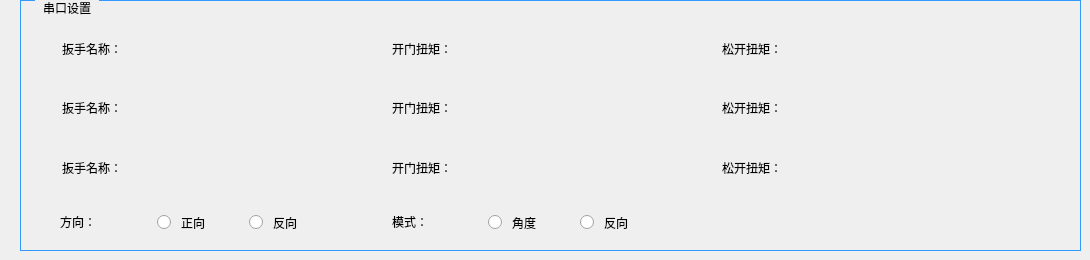
        <widget class="QWidget" name="page_30">
         <widget class="QGroupBox" name="groupBox_33">
          <property name="geometry">
           <rect>
            <x>20</x>
            <y>0</y>
            <width>1061</width>
            <height>251</height>
           </rect>
          </property>
          <property name="styleSheet">
           <string notr="true">QGroupBox {
    font: 14pt &quot;黑体&quot;;
    margin-top: 1ex;
    border-width:0.5px;  
    border-style:solid;
    border-color: rgb(51, 153, 255);  
}

QGroupBox::title {
    subcontrol-origin: margin;
    subcontrol-position: top left;
    left:15px;      
    margin-left: 5px;
    margin-right: 5px;
    padding:1px;
}</string>
          </property>
          <property name="title">
           <string>串口设置</string>
          </property>
          <widget class="QLabel" name="label_212">
           <property name="geometry">
            <rect>
             <x>42</x>
             <y>37</y>
             <width>92</width>
             <height>23</height>
            </rect>
           </property>
           <property name="styleSheet">
            <string notr="true">font: 14pt &quot;黑体&quot;;</string>
           </property>
           <property name="text">
            <string>扳手名称：</string>
           </property>
          </widget>
          <widget class="QLabel" name="label_213">
           <property name="geometry">
            <rect>
             <x>702</x>
             <y>37</y>
             <width>92</width>
             <height>23</height>
            </rect>
           </property>
           <property name="styleSheet">
            <string notr="true">font: 14pt &quot;黑体&quot;;</string>
           </property>
           <property name="text">
            <string>松开扭矩：</string>
           </property>
          </widget>
          <widget class="QLabel" name="label_214">
           <property name="geometry">
            <rect>
             <x>372</x>
             <y>37</y>
             <width>92</width>
             <height>23</height>
            </rect>
           </property>
           <property name="styleSheet">
            <string notr="true">font: 14pt &quot;黑体&quot;;</string>
           </property>
           <property name="text">
            <string>开门扭矩：</string>
           </property>
          </widget>
          <widget class="QLabel" name="label_215">
           <property name="geometry">
            <rect>
             <x>702</x>
             <y>96</y>
             <width>92</width>
             <height>23</height>
            </rect>
           </property>
           <property name="styleSheet">
            <string notr="true">font: 14pt &quot;黑体&quot;;</string>
           </property>
           <property name="text">
            <string>松开扭矩：</string>
           </property>
          </widget>
          <widget class="QLabel" name="label_216">
           <property name="geometry">
            <rect>
             <x>42</x>
             <y>96</y>
             <width>92</width>
             <height>23</height>
            </rect>
           </property>
           <property name="styleSheet">
            <string notr="true">font: 14pt &quot;黑体&quot;;</string>
           </property>
           <property name="text">
            <string>扳手名称：</string>
           </property>
          </widget>
          <widget class="QLabel" name="label_217">
           <property name="geometry">
            <rect>
             <x>372</x>
             <y>96</y>
             <width>92</width>
             <height>23</height>
            </rect>
           </property>
           <property name="styleSheet">
            <string notr="true">font: 14pt &quot;黑体&quot;;</string>
           </property>
           <property name="text">
            <string>开门扭矩：</string>
           </property>
          </widget>
          <widget class="QLabel" name="label_218">
           <property name="geometry">
            <rect>
             <x>702</x>
             <y>156</y>
             <width>92</width>
             <height>23</height>
            </rect>
           </property>
           <property name="styleSheet">
            <string notr="true">font: 14pt &quot;黑体&quot;;</string>
           </property>
           <property name="text">
            <string>松开扭矩：</string>
           </property>
          </widget>
          <widget class="QLabel" name="label_219">
           <property name="geometry">
            <rect>
             <x>42</x>
             <y>156</y>
             <width>92</width>
             <height>23</height>
            </rect>
           </property>
           <property name="styleSheet">
            <string notr="true">font: 14pt &quot;黑体&quot;;</string>
           </property>
           <property name="text">
            <string>扳手名称：</string>
           </property>
          </widget>
          <widget class="QLabel" name="label_220">
           <property name="geometry">
            <rect>
             <x>372</x>
             <y>156</y>
             <width>92</width>
             <height>23</height>
            </rect>
           </property>
           <property name="styleSheet">
            <string notr="true">font: 14pt &quot;黑体&quot;;</string>
           </property>
           <property name="text">
            <string>开门扭矩：</string>
           </property>
          </widget>
          <widget class="QLabel" name="label_221">
           <property name="geometry">
            <rect>
             <x>40</x>
             <y>210</y>
             <width>61</width>
             <height>23</height>
            </rect>
           </property>
           <property name="styleSheet">
            <string notr="true">font: 14pt &quot;黑体&quot;;</string>
           </property>
           <property name="text">
            <string>方向：</string>
           </property>
          </widget>
          <widget class="QLabel" name="label_222">
           <property name="geometry">
            <rect>
             <x>372</x>
             <y>210</y>
             <width>61</width>
             <height>23</height>
            </rect>
           </property>
           <property name="styleSheet">
            <string notr="true">font: 14pt &quot;黑体&quot;;</string>
           </property>
           <property name="text">
            <string>模式：</string>
           </property>
          </widget>
          <widget class="QRadioButton" name="Line_radioButton_15">
           <property name="geometry">
            <rect>
             <x>229</x>
             <y>210</y>
             <width>86</width>
             <height>25</height>
            </rect>
           </property>
           <property name="focusPolicy">
            <enum>Qt::NoFocus</enum>
           </property>
           <property name="styleSheet">
            <string notr="true">QRadioButton{
   font: 14pt &quot;黑体&quot;;
   spacing: 10 
}  

QRadioButton::indicator { 
   width: 25px;
   height: 25px;
   image: url(:/LCD_CS351/LCD_CS351/logo/Radio.png);
}

QRadioButton::indicator:checked { 
image: url(:/LCD_CS351/LCD_CS351/logo/Radio_check.png);
}</string>
           </property>
           <property name="text">
            <string>反向</string>
           </property>
          </widget>
          <widget class="QRadioButton" name="Line_radioButton_16">
           <property name="geometry">
            <rect>
             <x>137</x>
             <y>210</y>
             <width>86</width>
             <height>25</height>
            </rect>
           </property>
           <property name="focusPolicy">
            <enum>Qt::NoFocus</enum>
           </property>
           <property name="styleSheet">
            <string notr="true">QRadioButton{
   font: 14pt &quot;黑体&quot;;
   spacing: 10 
}  

QRadioButton::indicator { 
   width: 25px;
   height: 25px;
   image: url(:/LCD_CS351/LCD_CS351/logo/Radio.png);
}

QRadioButton::indicator:checked { 
image: url(:/LCD_CS351/LCD_CS351/logo/Radio_check.png);
}</string>
           </property>
           <property name="text">
            <string>正向</string>
           </property>
          </widget>
          <widget class="QRadioButton" name="Line_radioButton_17">
           <property name="geometry">
            <rect>
             <x>560</x>
             <y>210</y>
             <width>86</width>
             <height>25</height>
            </rect>
           </property>
           <property name="focusPolicy">
            <enum>Qt::NoFocus</enum>
           </property>
           <property name="styleSheet">
            <string notr="true">QRadioButton{
   font: 14pt &quot;黑体&quot;;
   spacing: 10 
}  

QRadioButton::indicator { 
   width: 25px;
   height: 25px;
   image: url(:/LCD_CS351/LCD_CS351/logo/Radio.png);
}

QRadioButton::indicator:checked { 
image: url(:/LCD_CS351/LCD_CS351/logo/Radio_check.png);
}</string>
           </property>
           <property name="text">
            <string>反向</string>
           </property>
          </widget>
          <widget class="QRadioButton" name="Line_radioButton_18">
           <property name="geometry">
            <rect>
             <x>468</x>
             <y>210</y>
             <width>86</width>
             <height>25</height>
            </rect>
           </property>
           <property name="focusPolicy">
            <enum>Qt::NoFocus</enum>
           </property>
           <property name="styleSheet">
            <string notr="true">QRadioButton{
   font: 14pt &quot;黑体&quot;;
   spacing: 10 
}  

QRadioButton::indicator { 
   width: 25px;
   height: 25px;
   image: url(:/LCD_CS351/LCD_CS351/logo/Radio.png);
}

QRadioButton::indicator:checked { 
image: url(:/LCD_CS351/LCD_CS351/logo/Radio_check.png);
}</string>
           </property>
           <property name="text">
            <string>角度</string>
           </property>
          </widget>
          <widget class="QLabel" name="label_carname_4">
           <property name="geometry">
            <rect>
             <x>143</x>
             <y>33</y>
             <width>121</width>
             <height>31</height>
            </rect>
           </property>
           <property name="styleSheet">
            <string notr="true">font: 14pt &quot;Arial&quot;;</string>
           </property>
           <property name="text">
            <string/>
           </property>
          </widget>
         </widget>
        </widget>
